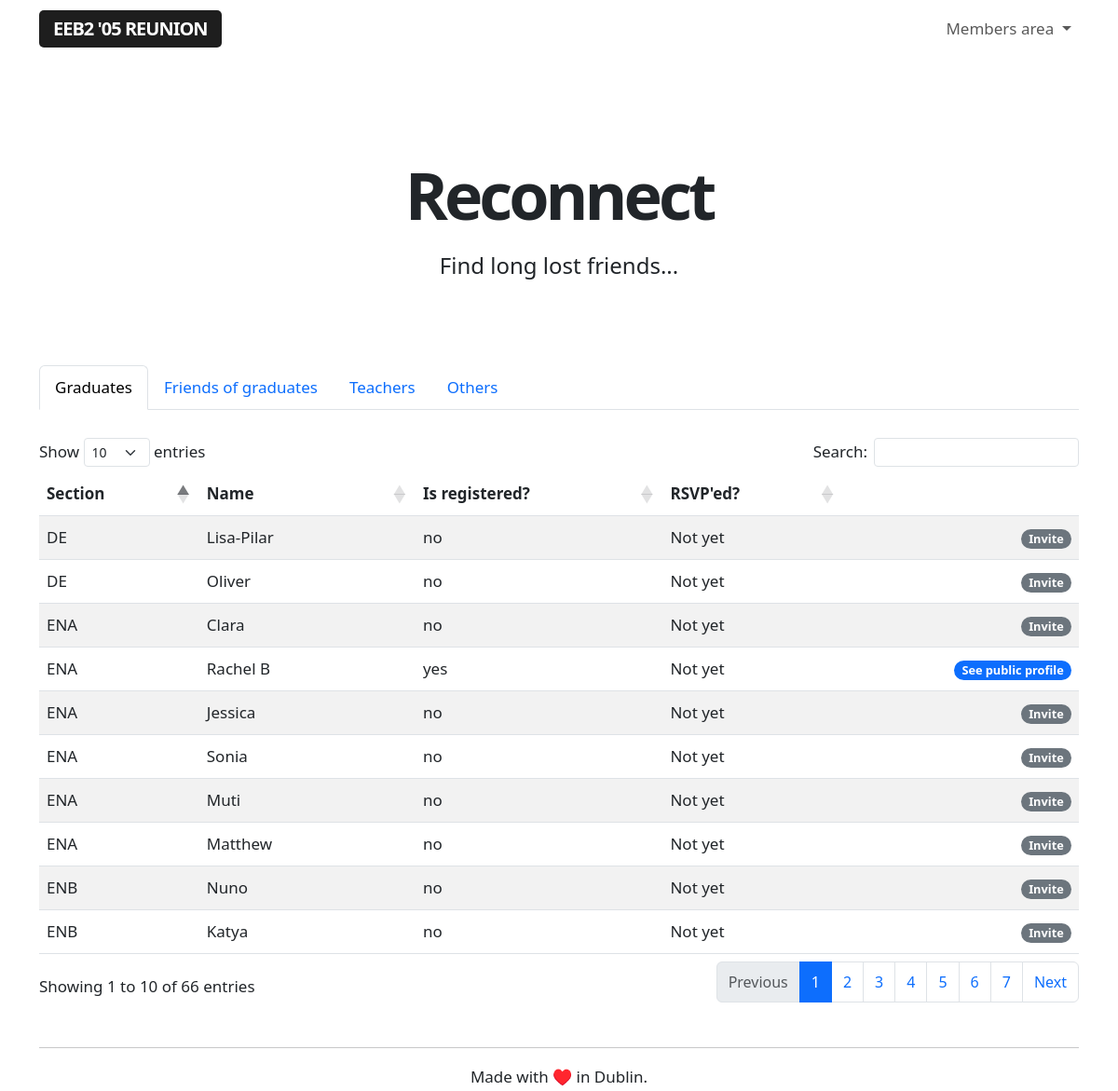
/reconnect (signed in), run on the app's committed database.
### app/models.py (models this page shows, shortened)
class Guest(db.Model):
    id = db.Column(db.Integer, primary_key=True)
    name = db.Column(db.String(64), index=True, unique=False)
    section = db.Column(db.String(64), index=True, unique=False)
    email = db.Column(db.String(120), index=True, unique=True)
    registered = db.Column(db.String(120), index=True, unique=False)
    rsvp = db.Column(db.String(64), index=True, unique=False)

### app/routes.py (the view)
@app.route('/reconnect', methods=['GET', 'POST'])
@login_required
def reconnect():
    guests = Guest.query.order_by(Guest.section.asc())
    friends = User.query.filter_by(role='I was friends with people who graduated in 2005').order_by(User.name.asc())
    teachers = User.query.filter_by(role='I was a teacher at the EEB2').order_by(User.name.asc())
    others = User.query.filter_by(role='Other').order_by(User.name.asc())
    form = inviteForm()
    return render_template('reconnect.html', guests=guests, friends=friends,
        teachers=teachers, others=others)

### app/forms.py
class inviteForm(FlaskForm):
    email = StringField('Email address', validators=[DataRequired(), Email()])
    captcha = StringField(validators=[DataRequired()])
    submit = SubmitField('Send the invite')

### app/models.py (called while the page is built)
@login.user_loader
def load_user(id):
    return User.query.get(int(id))

### app/templates/reconnect.html (shortened to what this page needs)
{% extends "base.html" %}
{% block content %}
<div class="title">
    <h1>Reconnect</h1>
    <h4>Find long lost friends...</h4>
</div>
<br>
<nav>
  <div class="nav nav-tabs" id="nav-tab" role="tablist">
    <button class="nav-link active" id="nav-home-tab" data-bs-toggle="tab" data-bs-target="#nav-home" type="button" role="tab" aria-controls="nav-home" aria-selected="true">Graduates</button>
    <button class="nav-link" id="nav-friends-tab" data-bs-toggle="tab" data-bs-target="#nav-friends" type="button" role="tab" aria-controls="nav-friends" aria-selected="false">Friends of graduates</button>
    <button class="nav-link" id="nav-teachers-tab" data-bs-toggle="tab" data-bs-target="#nav-teachers" type="button" role="tab" aria-controls="nav-teachers" aria-selected="false">Teachers</button>
    <button class="nav-link" id="nav-others-tab" data-bs-toggle="tab" data-bs-target="#nav-others" type="button" role="tab" aria-controls="nav-others" aria-selected="false">Others</button>
  </div>
</nav>
<div class="tab-content" id="nav-tabContent">
  <div class="tab-pane fade show active" id="nav-home" role="tabpanel" aria-labelledby="nav-graduates-tab" tabindex="0">
    <br>
    <table id="reconnect-table" class="table table-striped">
        <thead>
            <tr>
                <th>Section</th>
                <th>Name</th>
                <th>Is registered?</th>
                <th>RSVP'ed?</th>
                <th> </th>
            </tr>
        </thead>
        <tbody>
            {% for guest in guests %}
                {% include '_publicguests.html' %}
            {% endfor %}
        </tbody>
    </table>
  </div>
</div>
{% endblock %}

### app/templates/_publicguests.html
<tr>
    <td>{{ guest.section }}</td>
    <td>{{ guest.name }}</td>
    <td>{{ guest.registered }}</td>
    <td>{{ guest.rsvp }}</td>
    <td>{% if guest.email %}
        <a href="{{ url_for('public', guestid=guest.id) }}" class="align-right"><span class="badge rounded-pill text-bg-primary">See public profile</span></a></td>
        {% else %}
        <a href="{{ url_for('invite', guestid=guest.id) }}" class="align-right"><span class="badge rounded-pill text-bg-secondary">Invite</span></a></td>
        {% endif %}
</tr>

### app/static/styles.css (style rules this page uses)
body { font-size: 17px !important; line-height: 30px !important; }
h1 { font-size: 70px !important; letter-spacing: -4px; text-align: center; font-weight: 800 !important; line-height: 75px !important; }
h4 { padding-bottom: 20px !important; font-weight: 300 !important; line-height: 35px !important; }
.align-right { margin-right: 0; margin-left: auto; display: table; }
.title h1 { margin-bottom: -20px !important; margin-top: 40px; }
.title h4 { padding-top: 40px !important; text-align: center !important; margin-bottom: 40px; }

### data on the page
Guest: section "DE", name "Lisa-Pilar", registered "no", rsvp "Not yet"
Guest: section "DE", name "Oliver", registered "no", rsvp "Not yet"
Guest: section "ENA", name "Clara", registered "no", rsvp "Not yet"
Guest: section "ENA", name "Rachel B", registered "yes", rsvp "Not yet"
Guest: section "ENA", name "Jessica", registered "no", rsvp "Not yet"
Guest: section "ENA", name "Sonia", registered "no", rsvp "Not yet"
Guest: section "ENA", name "Muti", registered "no", rsvp "Not yet"
Guest: section "ENA", name "Matthew", registered "no", rsvp "Not yet"
Guest: section "ENB", name "Nuno", registered "no", rsvp "Not yet"
Guest: section "ENB", name "Katya", registered "no", rsvp "Not yet"
